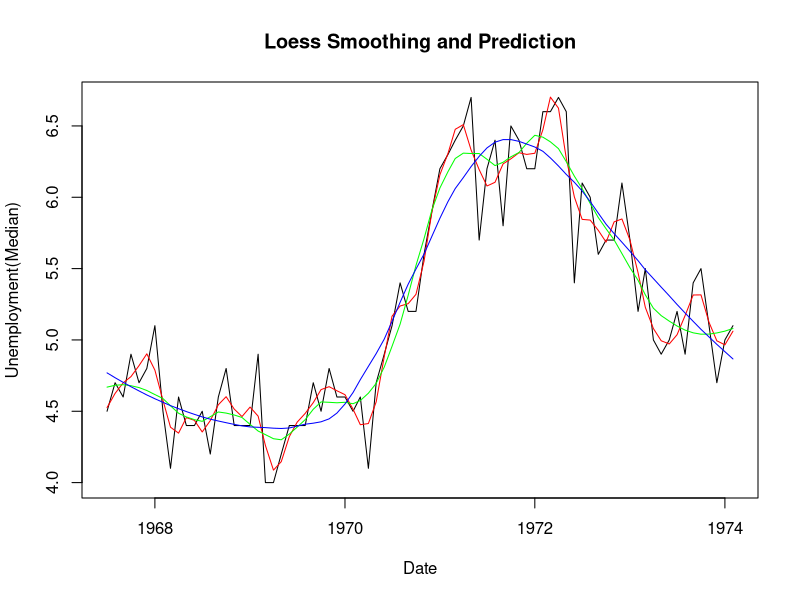
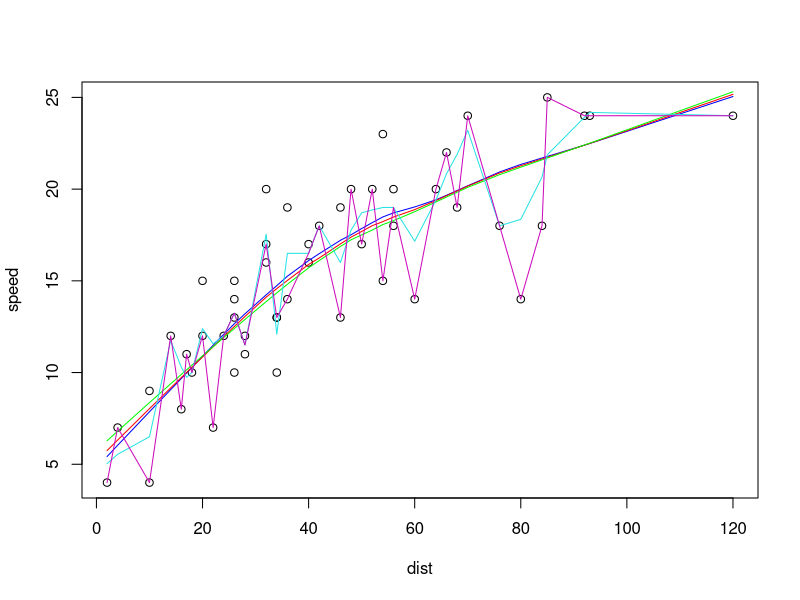

Write R code to recreate these figures, in order.
data( economics, package = "ggplot2")
economics$index <- 1:nrow(economics)
economics <- economics[1:80,]
loessMod10 <- loess(uempmed ~index, data = economics, span = 0.10)
loessMod25 <- loess(uempmed ~index, data = economics, span = 0.25)
loessMod50 <- loess(uempmed ~index, data = economics, span = 0.50)
smoothed10 <- predict(loessMod10)
smoothed25 <- predict(loessMod25)
smoothed50 <- predict(loessMod50)
plot( economics$uempmed, x = economics$date, type = "l", main = "Loess Smoothing and Prediction",
      xlab = "Date", ylab = "Unemployment(Median)")
lines(smoothed10, x = economics$date, col = "red")
lines(smoothed25, x = economics$date, col = "green")
lines(smoothed50, x = economics$date, col = "blue")


####################part 2#############################
data("cars")
str(cars)
plot(speed ~dist, data = cars)
lowess( cars$speed~ cars$dist)
lines(lowess(cars$speed ~cars$dist, f = 2/3), col = "blue")
lines(lowess(cars$speed ~cars$dist, f = 0.8), col = "red" )
lines(lowess(cars$speed ~cars$dist, f = 0.9), col = "green")
lines(lowess(cars$speed ~cars$dist, f = 0.1), col = 5)
lines(lowess(cars$speed ~cars$dist, f = 0.01), col = 6)

library(MASS)
names(iris)
dim(iris)
head(iris)
set.seed(555)
Train <- sample(1:nrow(iris), nrow(iris)/2)
iris_Train <- iris[Train,]
iris_Test <- iris[-Train,]
fit1 <- lda(Species ~Sepal.Length +Sepal.Width+ Petal.Width, data = iris_Train)
predict1 <- predict(fit1, iris_Train)
predict1_class <- predict1$class
table1 <- table( predict1_class, iris_Train$Species)
table1
sum(diag(table1))/sum(table1)
